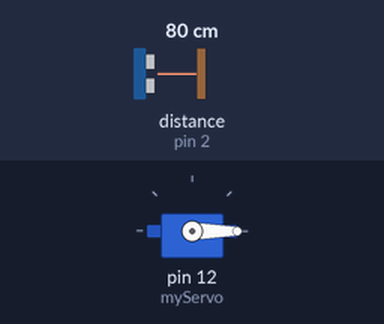
Recording of a sketch running on a simulated Arduino Uno, built with avr-gcc and run on an emulated ATmega328P. Shown: servo. Wiring (inferred from the names in the program): ultrasonic range finder: trigger pin 3; echo pin 2. The inputs (shaded band) are chosen by the test bench; at power-on: distance to the obstacle (sensor on pin 2) 80 cm. The echo pulse lasts 58.3 µs per cm; what the sketch prints to the serial monitor is not drawn.

Above: at 0.01 s.
1.3 s: distance to the obstacle (sensor on pin 2) set to 2 cm
At 2.0 s:
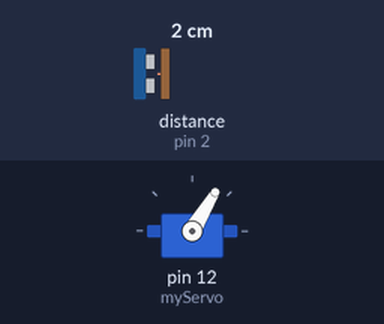
4.3 s: distance to the obstacle (sensor on pin 2) set to 299 cm
At 4.46 s:
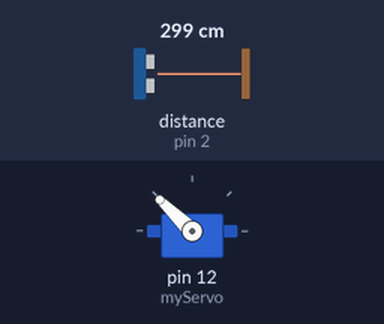
7.3 s: distance to the obstacle (sensor on pin 2) set to 250 cm
At 7.49 s:
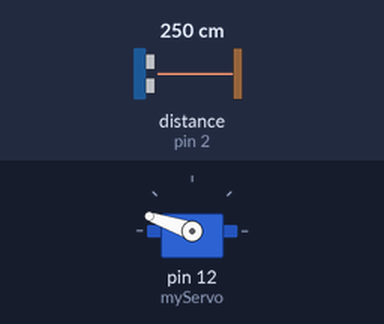
10.3 s: distance to the obstacle (sensor on pin 2) set to 9 cm
Timing chart, 0 to 14.3 s (numbered marks = the images above; inputs shaded):
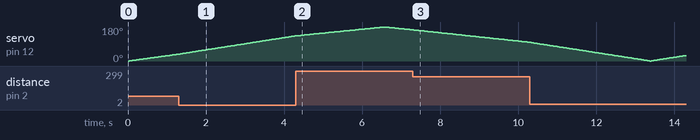

The sketch:

code.ino
```cpp
#include <Servo.h>

#define echoPin 2
#define trigPin 3

//create a variable to hold the duration and distance data
unsigned long duration;
int distance;

int start_angle=0;
int end_angle=180;

//create an object for controlling the Servomotor
Servo myServo;

void setup() {
  // put your setup code here, to run once:
  pinMode(trigPin, OUTPUT);
  pinMode(echoPin, INPUT);
  Serial.begin(9600);
  myServo.attach(12);
  Serial.println("UltraSonic Sensor Test");
  Serial.println("With Arduino Uno R3");
}

void loop() {
  // put your main code here, to run repeatedly:
  for(int i=start_angle;i<end_angle;i++){
    myServo.write(i);
    delay(30);
    distance = calculateDistance();
    Serial.print(i);
    Serial.print(",");
    Serial.print(distance);
    Serial.print(".");
  }
  for(int i=end_angle;i>start_angle;i--){
    myServo.write(i);
    delay(30);
    distance = calculateDistance();
    Serial.print(i);
    Serial.print(",");
    Serial.print(distance);
    Serial.print(".");
  }
}

int calculateDistance(){
  digitalWrite(trigPin, LOW);
  delayMicroseconds(2);
  digitalWrite(trigPin, HIGH);
  delayMicroseconds(10);
  digitalWrite(trigPin, LOW);
  while ((duration = pulseIn(echoPin, HIGH)) == 0){
    Serial.println("Waiting for update...");
    };
//  Serial.print(duration);
  distance = duration * 0.034 / 2 ;
//  Serial.print("Distance: ");
//  Serial.print(distance);
//  Serial.print(" cm");
//  Serial.println("");
  return distance;
}
```
